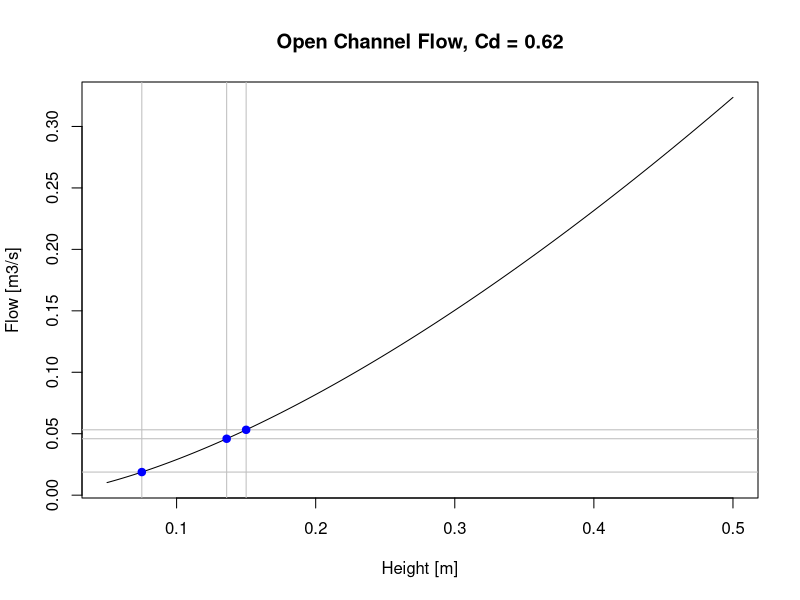

Generate this figure with R:
################################################
#
# R4H2O Chapter 2: Irrigation Channel Case Study
#
################################################

# Define constants

cd <- 0.62
g <- 9.81
b <- 0.5

# Question 1
# Flow in m3/2 when h = 100 mm

h1 <- 100 / 1000
q1 <- (2 / 3) * cd * sqrt(2 * g) * b * h1^(3 / 2)
q1

# Question 2
# h=150mm, h = 136mm, h = 75mm

h2 <- c(150, 136, 75) / 1000
q2 <- (2 / 3) * cd * sqrt(2 * g) * b * h2^(3 / 2)
mean(q2)

# Question 3
# Plot the flow in m3/s for all heights between 50mm and 500mm

h3 <- (50:500) / 1000
q3 <- (2 / 3) * cd * sqrt(2 * g) * b * h3^(3 / 2)

plot(h3, q3, type = "l",
     xlab = "Height [m]", ylab = "Flow [m3/s]",
     main = "Open Channel Flow, Cd = 0.62")
abline(v = h2, col = "grey")
abline(h = q2, col = "grey")
points(h2, q2, pch = 19, col = "blue")

# Generate sequences

h3 <- seq(from = .05, to = .3, by = .001)

h3 <- seq(from = 0.05, to = 0.3, length.out = 100)

# For-loop (not recommended)

q3 <- vector()
i <- 1

for (h3 in 50:500) {
  q3[i] <- (2 / 3) * cd * sqrt(2 * g) * b * (h3 / 1000)^(3 / 2)
  i <- i + 1
}
